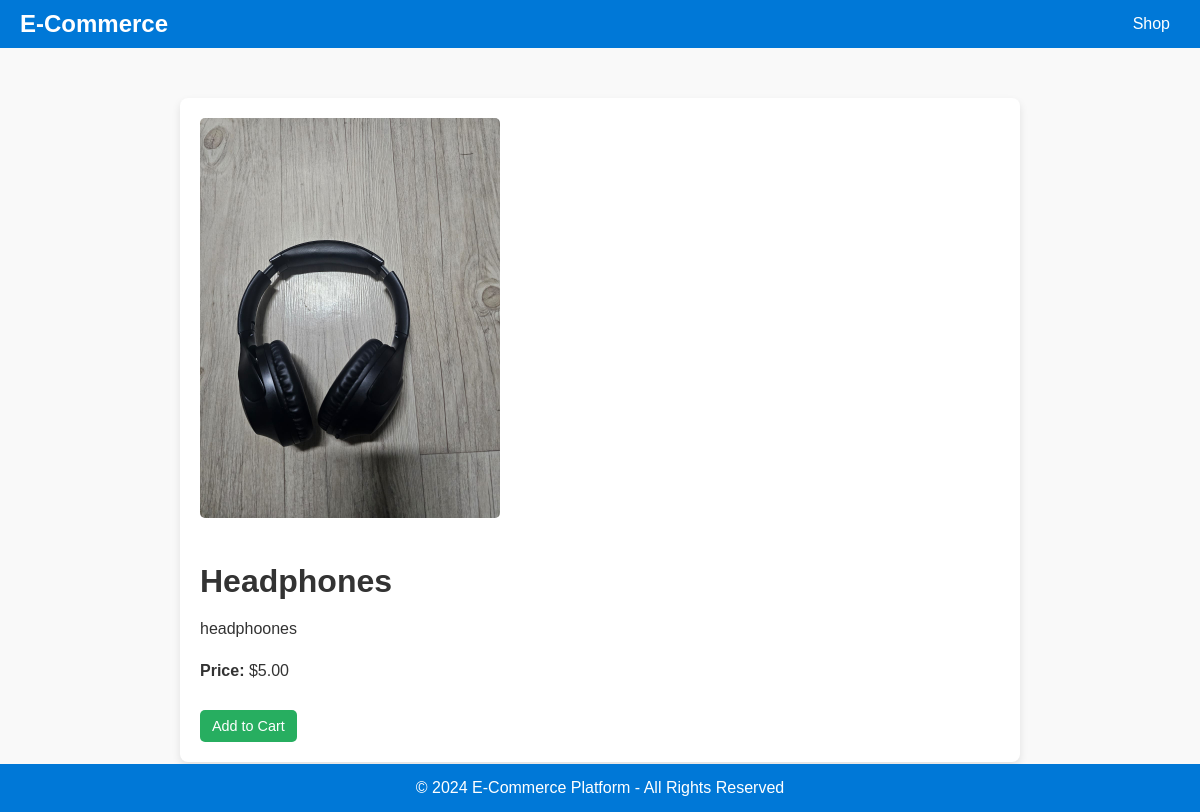
The page /products/headphone/ on the database its author committed.
### products/models.py (models this page shows, shortened)
class Product(models.Model):
    name = models.CharField(max_length=255)
    description = models.TextField()
    price = models.DecimalField(max_digits=10, decimal_places=2)
    category = models.ForeignKey(Category, related_name='products', on_delete=models.CASCADE)
    image = models.ImageField(upload_to='product_images/')
    stock = models.PositiveIntegerField()
    is_featured= models.BooleanField(default=False)
    created_at = models.DateTimeField(auto_now_add=True)
    updated_at = models.DateTimeField(auto_now=True)
    slug = models.SlugField(unique=True)

### products/views.py (the view)
# urls.py: path('<slug:slug>/', views.product_detail, name='product_detail'),
def product_detail(request, slug):
    product = get_object_or_404(Product, slug=slug)
    if request.user.is_authenticated:
        ProductView.objects.create(product=product, user=request.user)
    else:
        ProductView.objects.create(product=product)
    context = {
        'product': product,
    }
    return render(request, 'products/product_detail.html', context)

### templates/products/product_detail.html (shortened to what this page needs)
<!DOCTYPE html>
<html lang="en">
<head>
</head>
<body>
    <nav>
        <div class="logo">E-Commerce</div>
        <div>
            <a href="/products/shop">Shop</a>
        </div>
    </nav>
    <div class="content">
        <div class="product-detail">
            <img src="{{ product.image.url }}" alt="{{ product.name }}">
            <h1>{{ product.name }}</h1>
            <p>{{ product.description }}</p>
            <p><strong>Price:</strong> ${{ product.price }}</p>
            <form method="POST" action="{% url 'add_to_cart' product.id %}">
                <button type="submit">Add to Cart</button>
            </form>
        </div>
    </div>
    <footer>
        &copy; 2024 E-Commerce Platform - All Rights Reserved
    </footer>
</body>
</html>

### templates/products/product_detail.html (style rules this page uses)
body { font-family: 'Arial', sans-serif; margin: 0; padding: 0; background-color: #f9f9f9; color: #333; }
nav { background-color: #0078d7; padding: 10px 20px; display: flex; justify-content: space-between; align-items: center; }
nav .logo { font-size: 1.5rem; font-weight: bold; color: #fff; }
nav a { color: #fff; text-decoration: none; margin: 0 10px; }
.content { margin: 50px auto; padding: 20px; max-width: 800px; background: #fff; border-radius: 8px; box-shadow: 0 4px 8px rgba(0, 0, 0, 0.1); }
.product-detail img { width: 100%; max-width: 300px; height: auto; margin-bottom: 20px; border-radius: 5px; }
.product-detail h1 { font-size: 2rem; color: #333; margin-bottom: 10px; }
.product-detail p { font-size: 1rem; line-height: 1.6; }
.product-detail button { margin-top: 10px; background: #27ae60; color: #fff; border: none; padding: 8px 12px; border-radius: 5px; cursor: pointer; font-size: 0.9rem; }
footer { background-color: #0078d7; color: #fff; text-align: center; padding: 15px 0; position: fixed; bottom: 0; width: 100%; }

### rows shown on the page
Product: image (picture), name "Headphones", description "headphoones", price "5.00"
